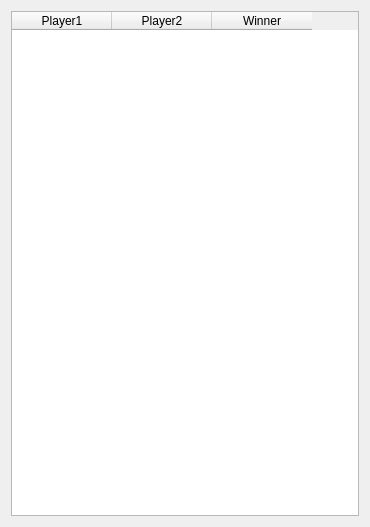
<?xml version="1.0" encoding="UTF-8"?>
<ui version="4.0">
 <class>history</class>
 <widget class="QDialog" name="history">
  <property name="geometry">
   <rect>
    <x>0</x>
    <y>0</y>
    <width>370</width>
    <height>527</height>
   </rect>
  </property>
  <property name="windowTitle">
   <string>Dialog</string>
  </property>
  <layout class="QVBoxLayout" name="verticalLayout">
   <item>
    <widget class="QTableWidget" name="historyTable">
     <property name="selectionMode">
      <enum>QAbstractItemView::SingleSelection</enum>
     </property>
     <property name="selectionBehavior">
      <enum>QAbstractItemView::SelectRows</enum>
     </property>
     <column>
      <property name="text">
       <string>Player1</string>
      </property>
     </column>
     <column>
      <property name="text">
       <string>Player2</string>
      </property>
     </column>
     <column>
      <property name="text">
       <string>Winner</string>
      </property>
     </column>
    </widget>
   </item>
  </layout>
 </widget>
 <resources/>
 <connections/>
</ui>
